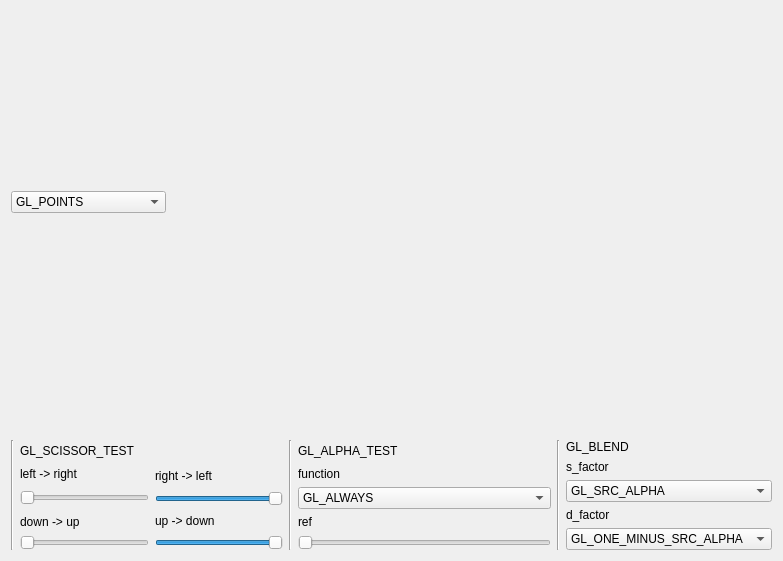
<?xml version="1.0" encoding="UTF-8"?>
<ui version="4.0">
 <class>MainWindow</class>
 <widget class="QMainWindow" name="MainWindow">
  <property name="windowModality">
   <enum>Qt::ApplicationModal</enum>
  </property>
  <property name="geometry">
   <rect>
    <x>0</x>
    <y>0</y>
    <width>783</width>
    <height>561</height>
   </rect>
  </property>
  <property name="windowTitle">
   <string>Примитивы OpenGL</string>
  </property>
  <widget class="QWidget" name="centralWidget">
   <layout class="QVBoxLayout" name="verticalLayout_16">
    <item>
     <layout class="QVBoxLayout" name="verticalLayout_14">
      <item>
       <layout class="QHBoxLayout" name="horizontalLayout_8">
        <item>
         <layout class="QVBoxLayout" name="verticalLayout">
          <item>
           <widget class="QComboBox" name="comboBox">
            <item>
             <property name="text">
              <string>GL_POINTS</string>
             </property>
            </item>
            <item>
             <property name="text">
              <string>GL_LINES</string>
             </property>
            </item>
            <item>
             <property name="text">
              <string>GL_LINE_STRIP</string>
             </property>
            </item>
            <item>
             <property name="text">
              <string>GL_LINE_LOOP</string>
             </property>
            </item>
            <item>
             <property name="text">
              <string>GL_TRIANGLES</string>
             </property>
            </item>
            <item>
             <property name="text">
              <string>GL_TRIANGLE_STRIP</string>
             </property>
            </item>
            <item>
             <property name="text">
              <string>GL_TRIANGLE_FAN</string>
             </property>
            </item>
            <item>
             <property name="text">
              <string>GL_QUADS</string>
             </property>
            </item>
            <item>
             <property name="text">
              <string>GL_QUAD_STRIP</string>
             </property>
            </item>
            <item>
             <property name="text">
              <string>GL_POLYGON</string>
             </property>
            </item>
           </widget>
          </item>
          <item>
           <spacer name="verticalSpacer_2">
            <property name="orientation">
             <enum>Qt::Vertical</enum>
            </property>
            <property name="sizeType">
             <enum>QSizePolicy::Minimum</enum>
            </property>
            <property name="sizeHint" stdset="0">
             <size>
              <width>20</width>
              <height>40</height>
             </size>
            </property>
           </spacer>
          </item>
         </layout>
        </item>
        <item>
         <layout class="QHBoxLayout" name="horizontalLayout_7">
          <item>
           <widget class="GLWidget" name="MyGLWidget" native="true">
            <property name="sizePolicy">
             <sizepolicy hsizetype="Expanding" vsizetype="Expanding">
              <horstretch>0</horstretch>
              <verstretch>0</verstretch>
             </sizepolicy>
            </property>
            <property name="autoFillBackground">
             <bool>false</bool>
            </property>
           </widget>
          </item>
         </layout>
        </item>
       </layout>
      </item>
     </layout>
    </item>
    <item>
     <layout class="QHBoxLayout" name="horizontalLayout_2">
      <item>
       <widget class="Line" name="line">
        <property name="orientation">
         <enum>Qt::Vertical</enum>
        </property>
       </widget>
      </item>
      <item>
       <layout class="QVBoxLayout" name="verticalLayout_15">
        <item>
         <widget class="QLabel" name="label">
          <property name="text">
           <string>GL_SCISSOR_TEST </string>
          </property>
         </widget>
        </item>
        <item>
         <layout class="QHBoxLayout" name="horizontalLayout">
          <item>
           <layout class="QVBoxLayout" name="verticalLayout_4">
            <item>
             <layout class="QVBoxLayout" name="verticalLayout_3">
              <item>
               <widget class="QLabel" name="label_2">
                <property name="text">
                 <string>left -&gt; right</string>
                </property>
               </widget>
              </item>
              <item>
               <widget class="QSlider" name="ScissorX">
                <property name="minimumSize">
                 <size>
                  <width>92</width>
                  <height>22</height>
                 </size>
                </property>
                <property name="maximum">
                 <number>100</number>
                </property>
                <property name="singleStep">
                 <number>1</number>
                </property>
                <property name="orientation">
                 <enum>Qt::Horizontal</enum>
                </property>
               </widget>
              </item>
             </layout>
            </item>
            <item>
             <layout class="QVBoxLayout" name="verticalLayout_2">
              <item>
               <widget class="QLabel" name="label_3">
                <property name="text">
                 <string>down -&gt; up</string>
                </property>
               </widget>
              </item>
              <item>
               <widget class="QSlider" name="ScissorY">
                <property name="maximum">
                 <number>100</number>
                </property>
                <property name="orientation">
                 <enum>Qt::Horizontal</enum>
                </property>
               </widget>
              </item>
             </layout>
            </item>
           </layout>
          </item>
          <item>
           <layout class="QVBoxLayout" name="verticalLayout_5">
            <item>
             <layout class="QVBoxLayout" name="verticalLayout_6">
              <item>
               <widget class="QLabel" name="label_6">
                <property name="text">
                 <string>right -&gt; left</string>
                </property>
               </widget>
              </item>
              <item>
               <widget class="QSlider" name="ScissorWidth">
                <property name="maximum">
                 <number>100</number>
                </property>
                <property name="value">
                 <number>100</number>
                </property>
                <property name="sliderPosition">
                 <number>100</number>
                </property>
                <property name="orientation">
                 <enum>Qt::Horizontal</enum>
                </property>
               </widget>
              </item>
             </layout>
            </item>
            <item>
             <layout class="QVBoxLayout" name="verticalLayout_7">
              <item>
               <widget class="QLabel" name="label_7">
                <property name="text">
                 <string>up -&gt; down</string>
                </property>
               </widget>
              </item>
              <item>
               <widget class="QSlider" name="ScissorHeight">
                <property name="maximum">
                 <number>100</number>
                </property>
                <property name="value">
                 <number>100</number>
                </property>
                <property name="sliderPosition">
                 <number>100</number>
                </property>
                <property name="orientation">
                 <enum>Qt::Horizontal</enum>
                </property>
               </widget>
              </item>
             </layout>
            </item>
           </layout>
          </item>
         </layout>
        </item>
       </layout>
      </item>
      <item>
       <layout class="QHBoxLayout" name="horizontalLayout_3">
        <item>
         <widget class="Line" name="line_2">
          <property name="orientation">
           <enum>Qt::Vertical</enum>
          </property>
         </widget>
        </item>
        <item>
         <layout class="QHBoxLayout" name="horizontalLayout_4">
          <item>
           <layout class="QVBoxLayout" name="verticalLayout_8">
            <item>
             <widget class="QLabel" name="label_5">
              <property name="text">
               <string>GL_ALPHA_TEST</string>
              </property>
             </widget>
            </item>
            <item>
             <layout class="QVBoxLayout" name="verticalLayout_9">
              <item>
               <widget class="QLabel" name="label_8">
                <property name="text">
                 <string>function</string>
                </property>
               </widget>
              </item>
              <item>
               <widget class="QComboBox" name="comboBoxFunc">
                <property name="enabled">
                 <bool>true</bool>
                </property>
                <property name="currentText">
                 <string>GL_ALWAYS</string>
                </property>
                <property name="currentIndex">
                 <number>7</number>
                </property>
                <item>
                 <property name="text">
                  <string>GL_NEVER</string>
                 </property>
                </item>
                <item>
                 <property name="text">
                  <string>GL_LESS</string>
                 </property>
                </item>
                <item>
                 <property name="text">
                  <string>GL_EQUAL</string>
                 </property>
                </item>
                <item>
                 <property name="text">
                  <string>GL_LEQUAL</string>
                 </property>
                </item>
                <item>
                 <property name="text">
                  <string>GL_GREATER</string>
                 </property>
                </item>
                <item>
                 <property name="text">
                  <string>GL_NOTEQUAL</string>
                 </property>
                </item>
                <item>
                 <property name="text">
                  <string>GL_GEQUAL</string>
                 </property>
                </item>
                <item>
                 <property name="text">
                  <string>GL_ALWAYS</string>
                 </property>
                </item>
               </widget>
              </item>
             </layout>
            </item>
            <item>
             <layout class="QVBoxLayout" name="verticalLayout_10">
              <item>
               <widget class="QLabel" name="label_9">
                <property name="text">
                 <string>ref</string>
                </property>
               </widget>
              </item>
              <item>
               <widget class="QSlider" name="ref">
                <property name="maximum">
                 <number>100</number>
                </property>
                <property name="orientation">
                 <enum>Qt::Horizontal</enum>
                </property>
               </widget>
              </item>
             </layout>
            </item>
           </layout>
          </item>
         </layout>
        </item>
       </layout>
      </item>
      <item>
       <layout class="QHBoxLayout" name="horizontalLayout_5">
        <item>
         <widget class="Line" name="line_3">
          <property name="orientation">
           <enum>Qt::Vertical</enum>
          </property>
         </widget>
        </item>
        <item>
         <layout class="QHBoxLayout" name="horizontalLayout_6">
          <item>
           <layout class="QVBoxLayout" name="verticalLayout_11">
            <item>
             <widget class="QLabel" name="label_10">
              <property name="text">
               <string>GL_BLEND</string>
              </property>
             </widget>
            </item>
            <item>
             <layout class="QVBoxLayout" name="verticalLayout_12">
              <item>
               <widget class="QLabel" name="label_11">
                <property name="text">
                 <string>s_factor </string>
                </property>
               </widget>
              </item>
              <item>
               <widget class="QComboBox" name="sfactor">
                <property name="currentIndex">
                 <number>4</number>
                </property>
                <item>
                 <property name="text">
                  <string>GL_ZERO</string>
                 </property>
                </item>
                <item>
                 <property name="text">
                  <string>GL_ONE</string>
                 </property>
                </item>
                <item>
                 <property name="text">
                  <string>GL_DST_COLOR</string>
                 </property>
                </item>
                <item>
                 <property name="text">
                  <string>GL_ONE_MINUS_DST_COLOR</string>
                 </property>
                </item>
                <item>
                 <property name="text">
                  <string>GL_SRC_ALPHA</string>
                 </property>
                </item>
                <item>
                 <property name="text">
                  <string>GL_ONE_MINUS_SRC_ALPHA</string>
                 </property>
                </item>
                <item>
                 <property name="text">
                  <string>GL_DST_ALPHA</string>
                 </property>
                </item>
                <item>
                 <property name="text">
                  <string>GL_ONE_MINUS_DST_ALPHA</string>
                 </property>
                </item>
                <item>
                 <property name="text">
                  <string>GL_SRC_ALPHA_SATURATE</string>
                 </property>
                </item>
               </widget>
              </item>
             </layout>
            </item>
            <item>
             <layout class="QVBoxLayout" name="verticalLayout_13">
              <item>
               <widget class="QLabel" name="label_12">
                <property name="text">
                 <string>d_factor </string>
                </property>
               </widget>
              </item>
              <item>
               <widget class="QComboBox" name="dfactor">
                <property name="currentIndex">
                 <number>5</number>
                </property>
                <item>
                 <property name="text">
                  <string>GL_ZERO</string>
                 </property>
                </item>
                <item>
                 <property name="text">
                  <string>GL_ONE</string>
                 </property>
                </item>
                <item>
                 <property name="text">
                  <string>GL_DST_COLOR</string>
                 </property>
                </item>
                <item>
                 <property name="text">
                  <string>GL_ONE_MINUS_DST_COLOR</string>
                 </property>
                </item>
                <item>
                 <property name="text">
                  <string>GL_SRC_ALPHA</string>
                 </property>
                </item>
                <item>
                 <property name="text">
                  <string>GL_ONE_MINUS_SRC_ALPHA</string>
                 </property>
                </item>
                <item>
                 <property name="text">
                  <string>GL_DST_ALPHA</string>
                 </property>
                </item>
                <item>
                 <property name="text">
                  <string>GL_ONE_MINUS_DST_ALPHA</string>
                 </property>
                </item>
               </widget>
              </item>
             </layout>
            </item>
           </layout>
          </item>
         </layout>
        </item>
       </layout>
      </item>
     </layout>
    </item>
   </layout>
   <zorder></zorder>
   <zorder></zorder>
  </widget>
 </widget>
 <layoutdefault spacing="6" margin="11"/>
 <customwidgets>
  <customwidget>
   <class>GLWidget</class>
   <extends>QWidget</extends>
   <header>glwidget.h</header>
   <container>1</container>
   <slots>
    <slot>changeShapePicture(QString)</slot>
    <slot>changeX(int)</slot>
    <slot>changeY(int)</slot>
    <slot>changeWidth(int)</slot>
    <slot>changeHeight(int)</slot>
    <slot>changeFunc(int)</slot>
    <slot>changeRef(int)</slot>
    <slot>changeSfactor(QString)</slot>
    <slot>changeDfactor(QString)</slot>
   </slots>
  </customwidget>
 </customwidgets>
 <resources/>
 <connections>
  <connection>
   <sender>comboBox</sender>
   <signal>currentIndexChanged(QString)</signal>
   <receiver>MyGLWidget</receiver>
   <slot>changeShapePicture(QString)</slot>
   <hints>
    <hint type="sourcelabel">
     <x>60</x>
     <y>39</y>
    </hint>
    <hint type="destinationlabel">
     <x>114</x>
     <y>197</y>
    </hint>
   </hints>
  </connection>
  <connection>
   <sender>ScissorWidth</sender>
   <signal>sliderMoved(int)</signal>
   <receiver>MyGLWidget</receiver>
   <slot>changeWidth(int)</slot>
   <hints>
    <hint type="sourcelabel">
     <x>303</x>
     <y>65</y>
    </hint>
    <hint type="destinationlabel">
     <x>297</x>
     <y>152</y>
    </hint>
   </hints>
  </connection>
  <connection>
   <sender>ScissorX</sender>
   <signal>sliderMoved(int)</signal>
   <receiver>MyGLWidget</receiver>
   <slot>changeX(int)</slot>
   <hints>
    <hint type="sourcelabel">
     <x>210</x>
     <y>71</y>
    </hint>
    <hint type="destinationlabel">
     <x>214</x>
     <y>208</y>
    </hint>
   </hints>
  </connection>
  <connection>
   <sender>ScissorY</sender>
   <signal>sliderMoved(int)</signal>
   <receiver>MyGLWidget</receiver>
   <slot>changeY(int)</slot>
   <hints>
    <hint type="sourcelabel">
     <x>196</x>
     <y>113</y>
    </hint>
    <hint type="destinationlabel">
     <x>196</x>
     <y>186</y>
    </hint>
   </hints>
  </connection>
  <connection>
   <sender>ScissorHeight</sender>
   <signal>sliderMoved(int)</signal>
   <receiver>MyGLWidget</receiver>
   <slot>changeHeight(int)</slot>
   <hints>
    <hint type="sourcelabel">
     <x>311</x>
     <y>112</y>
    </hint>
    <hint type="destinationlabel">
     <x>365</x>
     <y>189</y>
    </hint>
   </hints>
  </connection>
  <connection>
   <sender>comboBoxFunc</sender>
   <signal>currentIndexChanged(int)</signal>
   <receiver>MyGLWidget</receiver>
   <slot>changeFunc(int)</slot>
   <hints>
    <hint type="sourcelabel">
     <x>496</x>
     <y>67</y>
    </hint>
    <hint type="destinationlabel">
     <x>468</x>
     <y>261</y>
    </hint>
   </hints>
  </connection>
  <connection>
   <sender>ref</sender>
   <signal>sliderMoved(int)</signal>
   <receiver>MyGLWidget</receiver>
   <slot>changeRef(int)</slot>
   <hints>
    <hint type="sourcelabel">
     <x>529</x>
     <y>116</y>
    </hint>
    <hint type="destinationlabel">
     <x>552</x>
     <y>202</y>
    </hint>
   </hints>
  </connection>
  <connection>
   <sender>dfactor</sender>
   <signal>currentIndexChanged(QString)</signal>
   <receiver>MyGLWidget</receiver>
   <slot>changeDfactor(QString)</slot>
   <hints>
    <hint type="sourcelabel">
     <x>740</x>
     <y>117</y>
    </hint>
    <hint type="destinationlabel">
     <x>765</x>
     <y>250</y>
    </hint>
   </hints>
  </connection>
  <connection>
   <sender>sfactor</sender>
   <signal>currentIndexChanged(QString)</signal>
   <receiver>MyGLWidget</receiver>
   <slot>changeSfactor(QString)</slot>
   <hints>
    <hint type="sourcelabel">
     <x>647</x>
     <y>73</y>
    </hint>
    <hint type="destinationlabel">
     <x>659</x>
     <y>200</y>
    </hint>
   </hints>
  </connection>
 </connections>
</ui>
